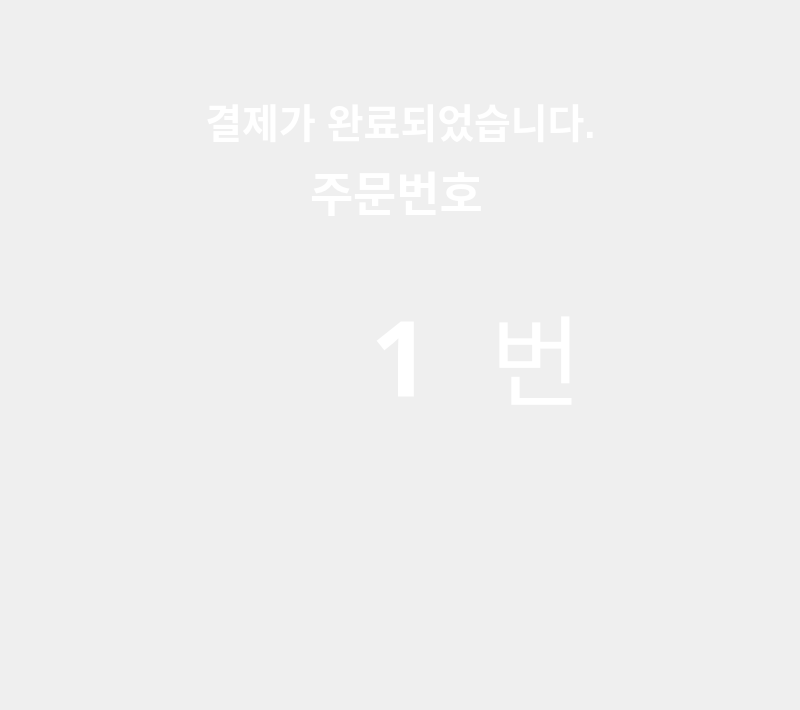
   <widget class="QWidget" name="page_7">
    <widget class="QLabel" name="label_41">
     <property name="geometry">
      <rect>
       <x>490</x>
       <y>290</y>
       <width>91</width>
       <height>131</height>
      </rect>
     </property>
     <property name="font">
      <font>
       <pointsize>75</pointsize>
      </font>
     </property>
     <property name="styleSheet">
      <string notr="true">color: rgb(255, 255, 255);</string>
     </property>
     <property name="text">
      <string>번</string>
     </property>
    </widget>
    <widget class="QLabel" name="label_44">
     <property name="geometry">
      <rect>
       <x>310</x>
       <y>160</y>
       <width>191</width>
       <height>60</height>
      </rect>
     </property>
     <property name="font">
      <font>
       <pointsize>35</pointsize>
       <weight>75</weight>
       <bold>true</bold>
      </font>
     </property>
     <property name="styleSheet">
      <string notr="true">color: rgb(255, 255, 255);</string>
     </property>
     <property name="text">
      <string>주문번호</string>
     </property>
    </widget>
    <widget class="QPushButton" name="lineup">
     <property name="geometry">
      <rect>
       <x>10</x>
       <y>10</y>
       <width>781</width>
       <height>691</height>
      </rect>
     </property>
     <property name="font">
      <font>
       <family>Ubuntu Condensed</family>
       <pointsize>79</pointsize>
       <weight>75</weight>
       <italic>false</italic>
       <bold>true</bold>
      </font>
     </property>
     <property name="layoutDirection">
      <enum>Qt::LeftToRight</enum>
     </property>
     <property name="styleSheet">
      <string notr="true">border-radius: 20px;
color: rgb(255, 255, 255);
background-color: rgba(191, 64, 64, 0);</string>
     </property>
     <property name="text">
      <string>1</string>
     </property>
    </widget>
    <widget class="QLabel" name="label_45">
     <property name="geometry">
      <rect>
       <x>180</x>
       <y>90</y>
       <width>441</width>
       <height>60</height>
      </rect>
     </property>
     <property name="font">
      <font>
       <pointsize>30</pointsize>
       <weight>75</weight>
       <italic>false</italic>
       <bold>true</bold>
       <underline>false</underline>
       <strikeout>false</strikeout>
      </font>
     </property>
     <property name="styleSheet">
      <string notr="true">color: rgb(255, 255, 255);</string>
     </property>
     <property name="text">
      <string>결제가 완료되었습니다.</string>
     </property>
     <property name="alignment">
      <set>Qt::AlignCenter</set>
     </property>
    </widget>
    <zorder>label_45</zorder>
    <zorder>label_44</zorder>
    <zorder>label_41</zorder>
    <zorder>lineup</zorder>
   </widget>
